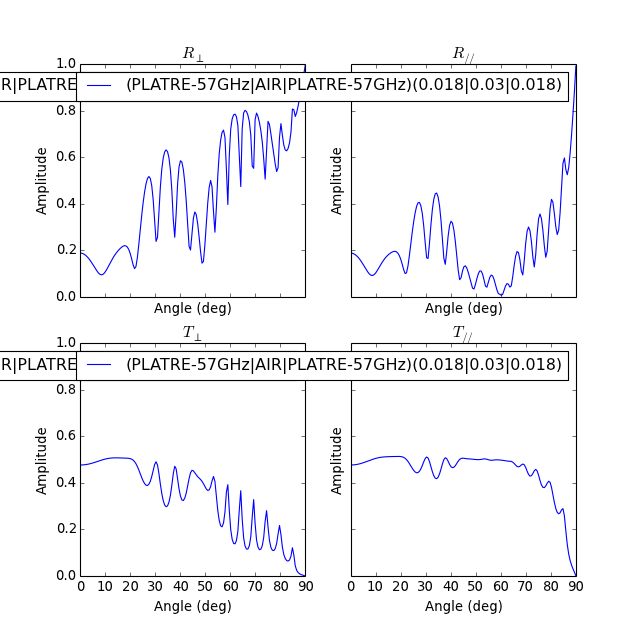

Here is the Python script that generated this plot:
import numpy as np
import matplotlib.pyplot as plt
from pylayers.antprop.slab import *
sl = SlabDB('matDB.ini','slabDB.ini')
lname = ['PLATRE-57GHz','AIR','PLATRE-57GHz']
lthick = [0.018,0.03,0.018]
sl.add('placo',lname,lthick)
theta = np.arange(0,np.pi/2,0.01)
fGHz = np.array([57.5])
sl['placo'].ev(fGHz,theta)
fig,ax=sl['placo'].plotwrt(var='a',types=['m'])
plt.show()
